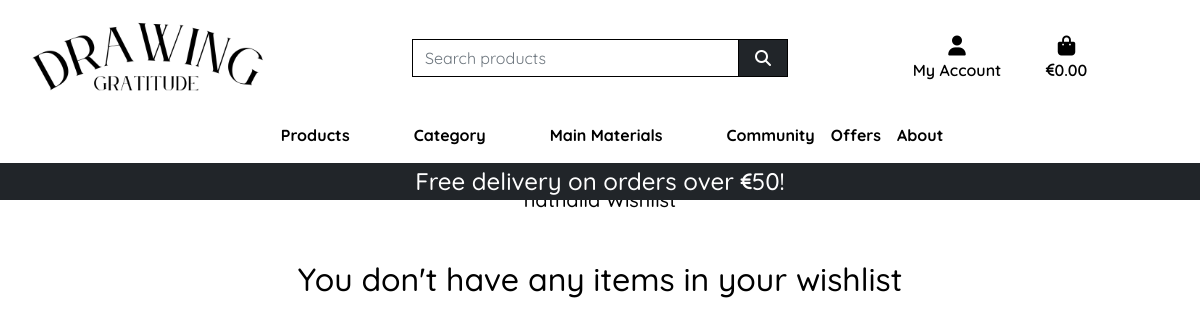
/wishlist/ (signed in), run on an earlier commit of the app's database.
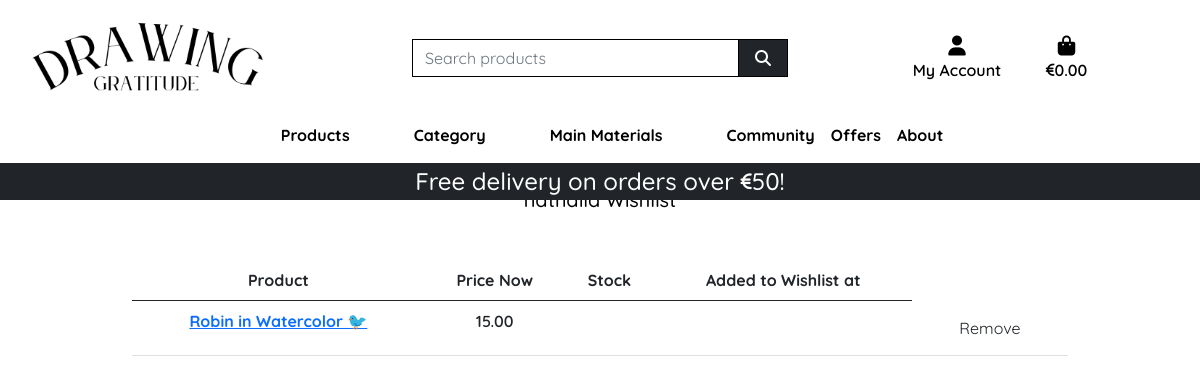
And on a later commit of the database.
### wishlist/models.py (models this page shows, shortened)
class Wishlist(models.Model):
    user = models.ForeignKey(User, on_delete=models.CASCADE)
    product = models.ForeignKey(Product, on_delete=models.CASCADE)

### products/models.py (models this page shows)
class Product(models.Model):
    DIGITAL_CHOICES = [
        (True, '0'),
        (False, '1'),
    ]
    OFFERS_CHOICES = [
        (True, '0'),
        (False, '1'),
    ]
    COMMUNITY_CHOICES = [
        (True, '0'),
        (False, '1'),
    ]
    category = models.ForeignKey('Category', null=True, blank=True, on_delete=models.SET_NULL)
    sku = models.CharField(max_length=254, null=True, blank=True)
    name = models.CharField(max_length=254)
    description = models.TextField()
    price = models.DecimalField(max_digits=6, decimal_places=2)
    rating = models.DecimalField(max_digits=6, decimal_places=2, null=True, blank=True)
    image_url = models.URLField(max_length=1024, null=True, blank=True)
    image = models.ImageField(null=True, blank=True)
    digital = models.BooleanField(default=False)
    offers =  models.BooleanField(default=False)
    community =  models.BooleanField(default=False)
    def __str__(self):
        return self.name

### wishlist/views.py (the view)
# urls.py: path('wishlist/', include('wishlist.urls')),
@login_required
def wishlist(request):
    wishlist_items = Wishlist.objects.filter(user=request.user)
    return render(request, 'wishlist/wishlist.html', {'wishlist_items': wishlist_items})

### bag/contexts.py (called while the page is built, shortened)
def bag_contents(request):
    bag_items = []
    total = 0
    total_discounted_price = 0
    product_count = 0
    bag = request.session.get('bag', {})
    delivery = total * Decimal(settings.STANDARD_DELIVERY_PERCENTAGE / 100) if total < settings.FREE_DELIVERY_THRESHOLD else 0
    grand_total = total + delivery
    context = {
        'bag_items': bag_items,
        'total': total,
        'total_discounted_price': total_discounted_price,
        'product_count': product_count,
        'delivery': delivery,
        'free_delivery_delta': max(0, settings.FREE_DELIVERY_THRESHOLD - total),
        'free_delivery_threshold': settings.FREE_DELIVERY_THRESHOLD,
        'grand_total': grand_total,
    }
    return context

### wishlist/templates/wishlist/wishlist.html (shortened to what this page needs)
{% extends "base.html" %}
{% load static %}
{% load bag_tools %}
{% block page_header %}
    <div class="container header-container">
    </div>
{% endblock %}
{% block content %}
<div class="container">
    <div class="row">
        <div class="col text-center mt-4 fifty-height">
            <h5 class="logo-font mb-4">{{ request.user.username }} Wishlist</h5>
            <br>
            {% if wishlist_items %}
            <table class="table">
                <thead>
                <tr>
                    <th scope="col">Product</th>
                    <th scope="col">Price Now</th>
                    <th scope="col">Stock</th>
                    <th scope="col">Added to Wishlist at</th>
                </tr>
                </thead>
                <tbody>
                {% for wishlist_item in wishlist_items %}
                <tr>
                    <th scope="row"><a href="{% url 'product_detail' wishlist_item.product.id %}" >{{ wishlist_item.product }}</a></th>
                    <td>{{ wishlist_item.product.price }}</td>
                    <td>{{ wishlist_item.product.stock }}</td>
                    <td>{{ wishlist_item.added_at }}</td>
                    <td><a href="{% url 'remove_from_wishlist' wishlist_item.product.id %}"
                           class="btn btn-outline-black rounded">Remove</a></td>
                </tr>
                {% endfor %}
                </tbody>
            </table>
            {% else %}
            <h2>You don't have any items in your wishlist</h2>
            {% endif %}
        </div>
    </div>
</div>
{% endblock %}

What changed in the data, as far as the page shows it:
added Wishlist: product "Robin in Watercolor 🐦", product.price "15.00"
Also different on the page:
text no longer shown: "You don't have any items in your wishlist"
text now shown: "Product Price Now Stock Added to Wishlist at"
